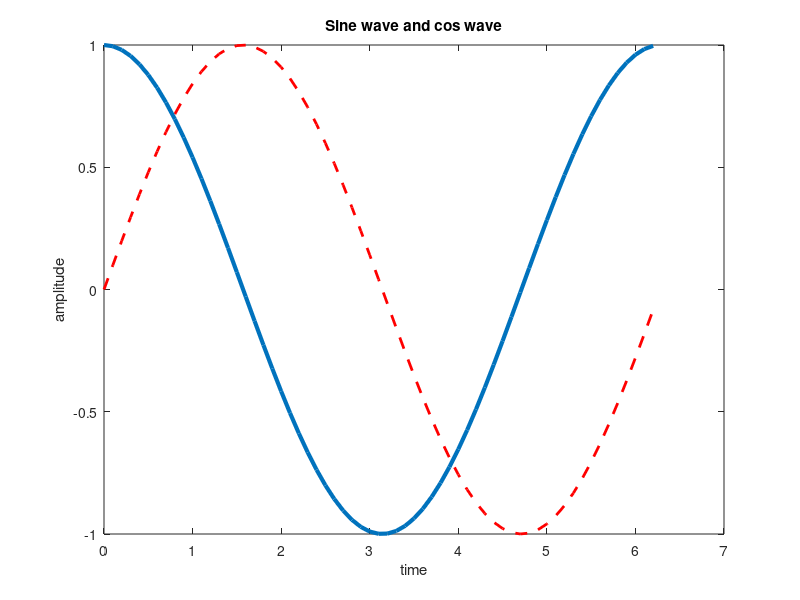

Write the MATLAB code that produced this figure.
%% Sai Ananya
%% 16070123086
%% 8/1/19
%% V0.1 Program to display sine and cos wave
close all; clear all;
t=0:0.1:2*pi
x=sin(t)
y=cos(t)
plot(t,x,'--r','LineWidth',2)%% dotted sine wave with width=2,red color
xlabel('time')
ylabel('amplitude')
title('Sine wave and cos wave')
hold on
plot(t,y,'LineWidth',3);%% cos wave with width=3,blue color